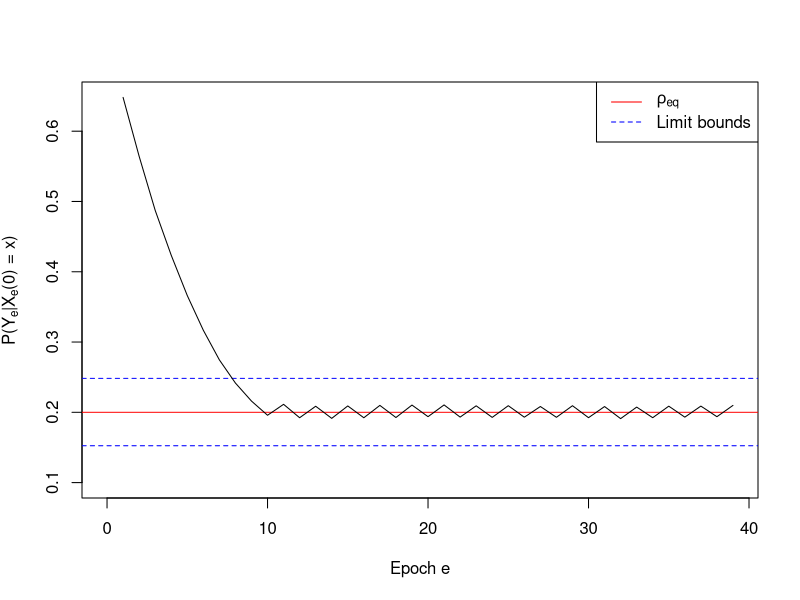

Generate this figure with R:
################################################################
################################################################
## Successive adjuvancy basic simulation of theorem 2         ##
################################################################
################################################################
## 
## James Liley, April 27
##



################################################################
## Seed, functions, parameters                                ##
################################################################

# Random seed
set.seed(1)

# Logistic function
logistic=function(x,a=1) 1/(1+exp(-a*x))

# Parameters
n=1000 # number of samples
p=3 # dimension of x

# Test point
x=c(2,3,-1)

# Function g moves x by this much
mxs0=1

# Compute (and plot) for this many epochs
nlimit=40

# Function governing how to compute rho from values z=P(Y_e|X_e(0)=x) (oracle is mean of z)
rho_fit=function(z,e) mean(f(z,e=e)) # effectively unbiased, no variance

# Set to TRUE to save figure to file rather than drawing in R
save_plot=TRUE



################################################################
## Define functions f and g                                   ##
################################################################

# f, parametrised by beta (beta=(0.62,0.18,0.84) if run with seed). Identical over epochs.
beta=abs(rnorm(p)) # WOLOG assume elements of beta are positive
f=function(x,e=0) as.numeric(logistic(x %*% beta))

## Random valued g:  g(r,x) = x - U(-mxs/2,mxs)*sign(r-r_eq)*|r-r_eq|^gamma. Identical over epochs. 
##  We may take Xi as the set of random variables with support in the sphere |X|<A. In Xi
##   g(r_eq,x) = x 
##   E_g {g(r,x)} = x - (mxs/4)*sign(r-r_eq)*|r-r_eq|^gamma
##   so if r>r_eq, g(r,x) < x componentwise, and hence E_g {f(g(r,x))} < E_g {f(x)}, and likewise if r<r_eq E_g {f(g(r,x))} > E_g {f(x)}
##   For any x with delta_x in Xi, E_g {f(g(r,x))} - E_g {f(x)}=o(r-r_eq) if gamma<1
g=function(r,x,r_eq=0.2,mxs=mxs0,e=0,gamma=0.25) {
  dx=matrix(runif(length(x),-mxs/2,mxs),nrow=nrow(x),ncol=ncol(x))
  sx=sign(r-r_eq)*abs(r-r_eq)^gamma
  dx=dx*sx
  return(x-dx)
}


################################################################
## Functions to compute X_e and (empirically) rho_e           ##
################################################################

# Compute rho and x_e at epoch e with (not-quite) oracle predictor
x_e = function(x,e,nt=1000) {
  
  xe=array(0,dim=c(nt,length(x),e-1))
  rho=rep(0,e-1)
  
  # epoch 0
  xe0=outer(rep(1,nt),x)
  rho0=rho_fit(xe0,0)
  
  xe[,,1]=xe0
  rho[1]=rho0
  
  for (ex in 1:(e-1)) {
    xe1=g(rho0,xe0) # This is X_e
    rho1=rho_fit(xe1,ex) # this is E(Y|X(0)=x) or E(f(Xe))
    rho0=rho1; xe0=xe1
    xe[,,ex]=xe0
    rho[ex]=rho0
  }
  
  return(list(rho=rho,xe=xe))
}



################################################################
## Compute rho and x_e                                        ##
################################################################

xer=x_e(x,nlimit)
rho_seq=xer$rho



################################################################
## Theoretical bounds, Monte Carlo                            ##
################################################################

nxx=10000 # this many random values of x and rho
xvals=matrix(runif(nxx*3,-5,5),nxx,3)
rvals=runif(nxx,0,1)

fxvals=f(xvals)

nmean=1000 # mean over this many observations of f(g(.,.))
fgxvals=0*fxvals; for (i in 1:nmean) fgxvals=fgxvals + f(g(rvals,xvals))
fgxvals=fgxvals/nmean


ubound=max(fgxvals[which(fxvals<0.2 & rvals<0.2)])
lbound=min(fgxvals[which(fxvals>0.2 & rvals>0.2)])


################################################################
## Draw figures                                               ##
################################################################

# Set up
if (save_plot) pdf(paste0("thm2demo.pdf"),width=4,height=4)

#par(mfrow=c(1,2))

# Limits
ylim1=c(min(c(0.1,rho_seq)),max(c(0.6,rho_seq)))

# Value of rho almost converges
plot(0,type="n",xlab="Epoch e",xlim=c(0,length(rho_seq)),
  ylab=expression(paste("P(Y"[e],"|X"[e],"(0) = x)")),
  ylim=ylim1) # converges slowly to rho_eq
abline(h=0.2,col="red")
abline(h=ubound,col="blue",lty=2)
abline(h=lbound,col="blue",lty=2)

lines(rho_seq)
legend("topright",legend=c(expression(rho[eq]),"Limit bounds"),col=c("red","blue"),lty=c(1,2))


if (save_plot) dev.off()

